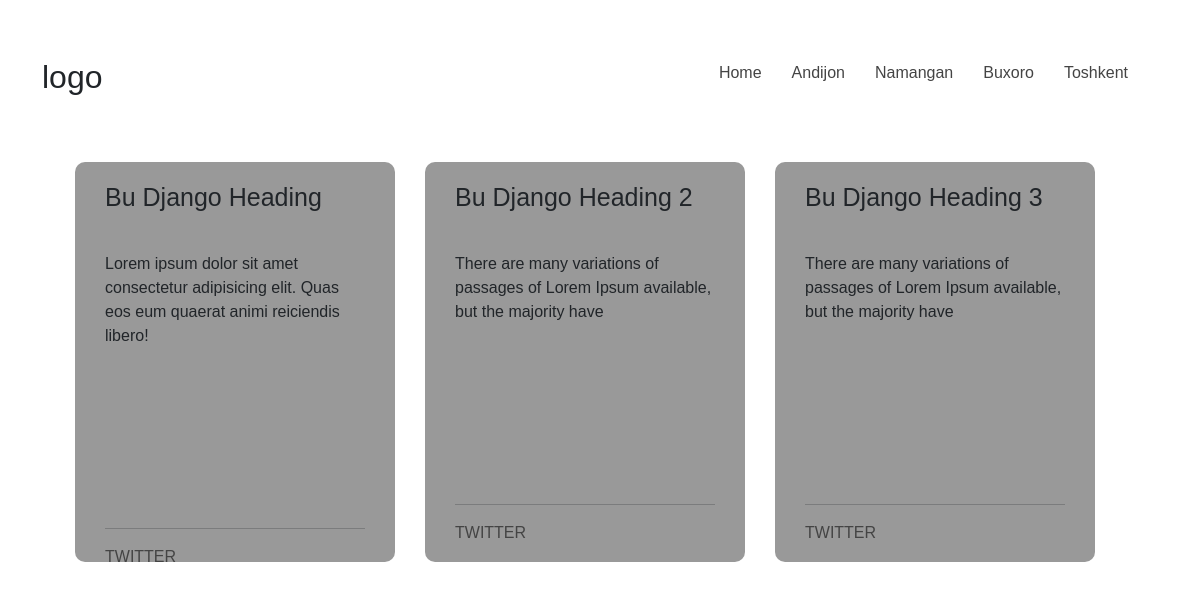
Before: / with the older database file.
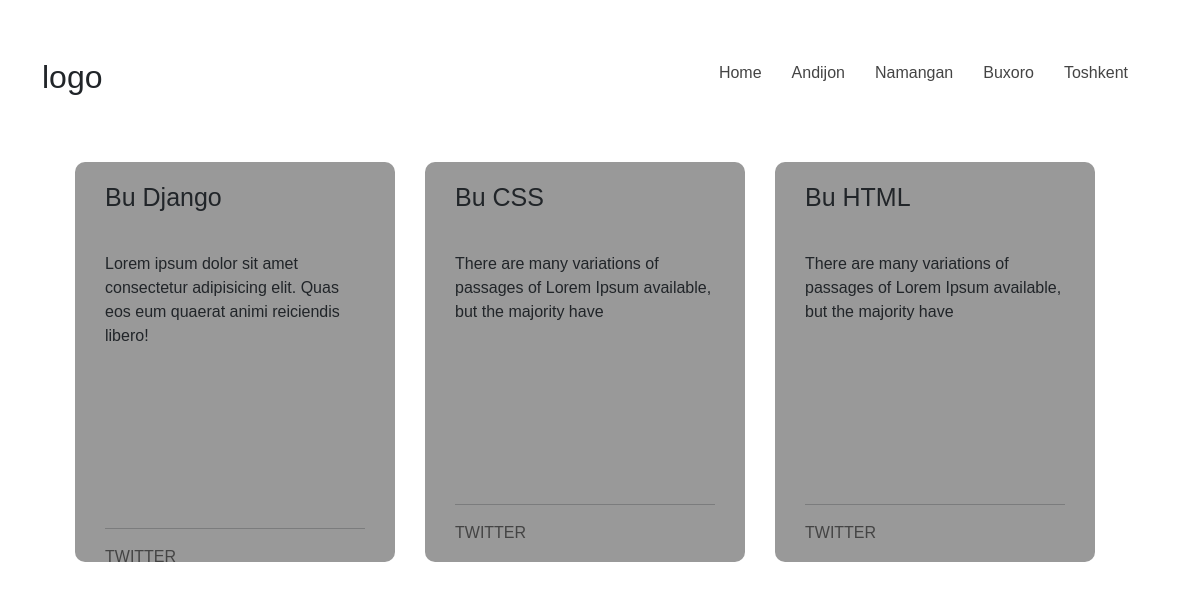
After: the same page with the newer database file.
### blog/models.py (models this page shows, shortened)
class Cards(models.Model):
    heading = models.CharField(max_length=200)
    text = models.TextField(max_length=700)
    category = models.ForeignKey("Category", null=True, on_delete=models.SET_NULL)

### blog/views.py (the view)
# urls.py: path("", home),
def home(request):
    cards = Cards.objects.all()
    context = {
        "cards": cards
    }
    return render(request, 'index.html', context)

### templates/index.html (shortened to what this page needs)
{% extends "asosiy.html" %}
{% load static %}
{% block content %}
    <div class="container">
        <div class="wrapper">
            {% for x in cards %}
            <div class="box">
                <h1>{{ x.heading }}</h1>
                <p>{{ x.text }}</p>
                <hr>
                <a href="#">TWITTER</a>
            </div>
            {% endfor %}
        </div>
    </div>
{% endblock %}

### templates/asosiy.html (shortened to what this page needs)
<!DOCTYPE html>
{% load static %}
<html lang="en">
<head>
    <link rel="stylesheet" href="{% static 'style.css' %}">
    <link href="https://cdn.jsdelivr.net/npm/bootstrap@5.0.2/dist/css/bootstrap.min.css" rel="stylesheet">
</head>
<body>
    <nav class="navbar container">
        <h1>Logo</h1>
        <ul class="lists">
            <li><a href="/">Home</a></li>
            <li><a href="/and/">Andijon</a></li>
            <li><a href="/nam/">Namangan</a></li>
            <li><a href="/buxoro/">Buxoro</a></li>
            <li><a href="#">Toshkent</a></li>
        </ul>
    </nav>
    {% block content %}
    {% endblock %}
</body>
</html>

### static/style.css (style rules this page uses)
* { margin: 0; padding: 0; box-sizing: border-box; font-family: sans-serif; }
.container { max-width: 1250px; margin-left: auto; margin-right: auto; padding: 0px 20px; }
.navbar { display: flex; justify-content: space-between; align-items: center; margin-top: 50px; margin-bottom: 50px; }
.navbar h1 { font-size: 2rem; font-family: sans-serif; text-transform: lowercase; }
.lists { display: flex; justify-content: center; align-items: center; list-style: none; }
.lists li { margin-right: 30px; }
.lists a { display: inline-block; color: #444; text-decoration: none; }
.wrapper { display: flex; justify-content: center; align-items: center; }
.box { width: 320px; height: 400px; background-color: #999; border-radius: 10px; padding: 20px 30px; margin-right: 30px; }
.box hr { margin-top: 180px; }
.box h1 { margin-bottom: 40px; font-size: 25px; }
.box a { display: inline-block; color: #444; text-decoration: none; }

Changed rows visible on the page:
changed Cards: heading "Bu Django Heading" → "Bu Django"
changed Cards: heading "Bu Django Heading 2" → "Bu CSS"
changed Cards: heading "Bu Django Heading 3" → "Bu HTML"
